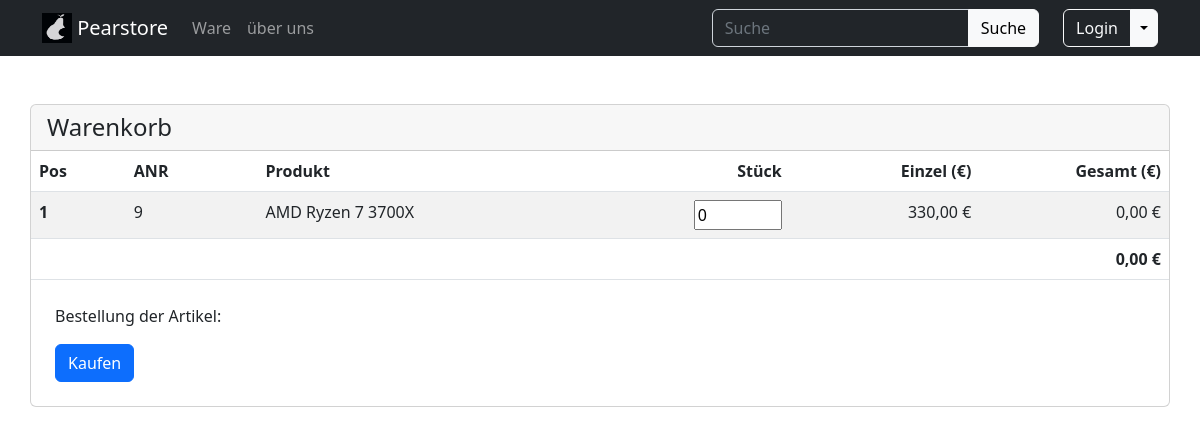
The app's page /www/html/warenkorb.php?anr=9 with its own data.
### tables this page shows
CREATE TABLE Artikel (
    Anr INT NOT NULL PRIMARY KEY AUTO_INCREMENT,
    AArtid INT NOT NULL,
    Preis INT NOT NULL,
    Beschreibung VARCHAR(280) NOT NULL,
    Name VARCHAR(40) NOT NULL,
	Menge INT,
    FOREIGN KEY(AArtid) REFERENCES Artikel_Art (AArtid)
);

### www/html/_function.php (called while the page is built, shortened)
<?php
function mysql_select(string $quary, string $var_types = NULL, array $var_array = NULL): mysqli_result|bool {
    $_MYSQL_CONNECTION = mysqli_connect("pearshop_db","pearshop","itsstuttgart","pearstore_database");
    $stmt = $_MYSQL_CONNECTION->prepare($quary);
    if($var_types != NULL && $var_array != NULL){
        $stmt->bind_param($var_types, ...$var_array);
    }
    $execute = $stmt->execute();
    if($execute){
        $result = $stmt->get_result();
        if($result){
            return $result;
        } else {
            return True;
        }
    } else {
        return false;
    }
}
function getArtikelByAnr(int $anr): array|false {
    $result = mysql_select(
        "SELECT `Anr`, a.`AArtid`, `Preis`, `Beschreibung`, `Name`, aa.`AArt_Name`, `Menge` FROM `Artikel` as a JOIN `Artikel_Art` as aa ON aa.`AArtid` = a.`AArtid` WHERE `Anr` = ?;",
        "i",
        [$anr]
    );
    if($result->num_rows > 0){
        return $result->fetch_array(MYSQLI_ASSOC);
    }
    return False;
}
?>

### www/html/warenkorb.php (the view, shortened to what this page needs)
<?php
require_once('_function.php');
$warenkorb = [];
if(isset($_GET['anr'])) {
    $anr = (int) $_GET['anr'];
	$artikel = getArtikelByAnr($anr);
    if(!isset($warenkorb[$anr])){
        $warenkorb[$anr] = 0;
    }
}
$warenkorbArtikel = [];
foreach($warenkorb as $anr => $count){
    $artikel = getArtikelByAnr($anr);
    $artikel['count'] = $count;
    array_push($warenkorbArtikel, $artikel);
}
?>
<!DOCTYPE html>
<html lang="de">
<head>
    <link rel="stylesheet" href="/assets/css/bootstrap.min.css">
    <link rel="stylesheet" href="/assets/css/styles.css">
</head>
<body>
    <?php require_once("navbar.php"); ?>
    <div class="container pt-5">
        <div class="row">
            <div class="card px-0">
                <h4 class="card-header">
                    Warenkorb
                </h4>
                <table class="table table-striped table-hover card-body m-0">
                    <thead>
                        <tr>
                            <th scope="col" class="col-1">Pos</th>
                            <th scope="col" class="col-auto">ANR</th>
                            <th scope="col" class="col-auto">Produkt</th>
                            <th scope="col" class="col-1 text-end">Stück</th>
                            <th scope="col" class="col-2 text-end">Einzel (€)</th>
                            <th scope="col" class="col-2 text-end">Gesamt (€)</th>
                        </tr>
                    </thead>
                    <tbody>
                        <?php $gesPreis = 0; ?>
                        <?php foreach($warenkorbArtikel as $pos => $artikel): ?>
                        <tr>
                            <th scope="row"><?= $pos+1 ?></th>
                            <td><?= $artikel['Anr'] ?></td>
                            <td><?= $artikel['Name'] ?></td>
                            <td class="text-end">
                                <input type="number" id="txt-artikel<?= $artikel['Anr']; ?>" name="tentacles"
                                min="1" max="<?= $artikel['Menge'] ?>" value="<?= $artikel['count'] ?>" onchange="editEvent(event, <?= $artikel['Anr']; ?>)"></td>
                            <td class="text-end" id="td-einzel<?= $artikel['Anr']; ?>" value="<?= $artikel['Preis']; ?>"><?= number_format($artikel['Preis'], 2, ',', ' ') ?> €</td>
                            <td class="text-end" id="td-gesamt<?= $artikel['Anr']; ?>"><?= number_format(($artikel['Preis'] * $artikel['count']), 2, ',', ' ') ?> €</td>
                        </tr>
                        <?php $gesPreis += $artikel['Preis'] * $artikel['count']; ?>
                        <?php endforeach; ?>
                        <tr>
                            <th scope="row"colspan="5"></th></th>
                            <td class="text-end"><b><?= number_format($gesPreis, 2, ',', ' ') ?> €</b></td>
                        </tr>
                    </tbody>
                </table>
                <div class="card-body p-4">
                    <p class="card-text">Bestellung der Artikel:</p>
                    <a href="#" class="btn btn-primary">Kaufen</a>
                </div>
            </div>
        </div>
    </div>
</body>
</html>

### records on screen
artikel: Anr "9", Name "AMD Ryzen 7 3700X", tentacles "0", Preis "330,00", $artikel['Preis']*$artikel['count'] "0,00"

### other values on screen
$gesPreis "0,00"
